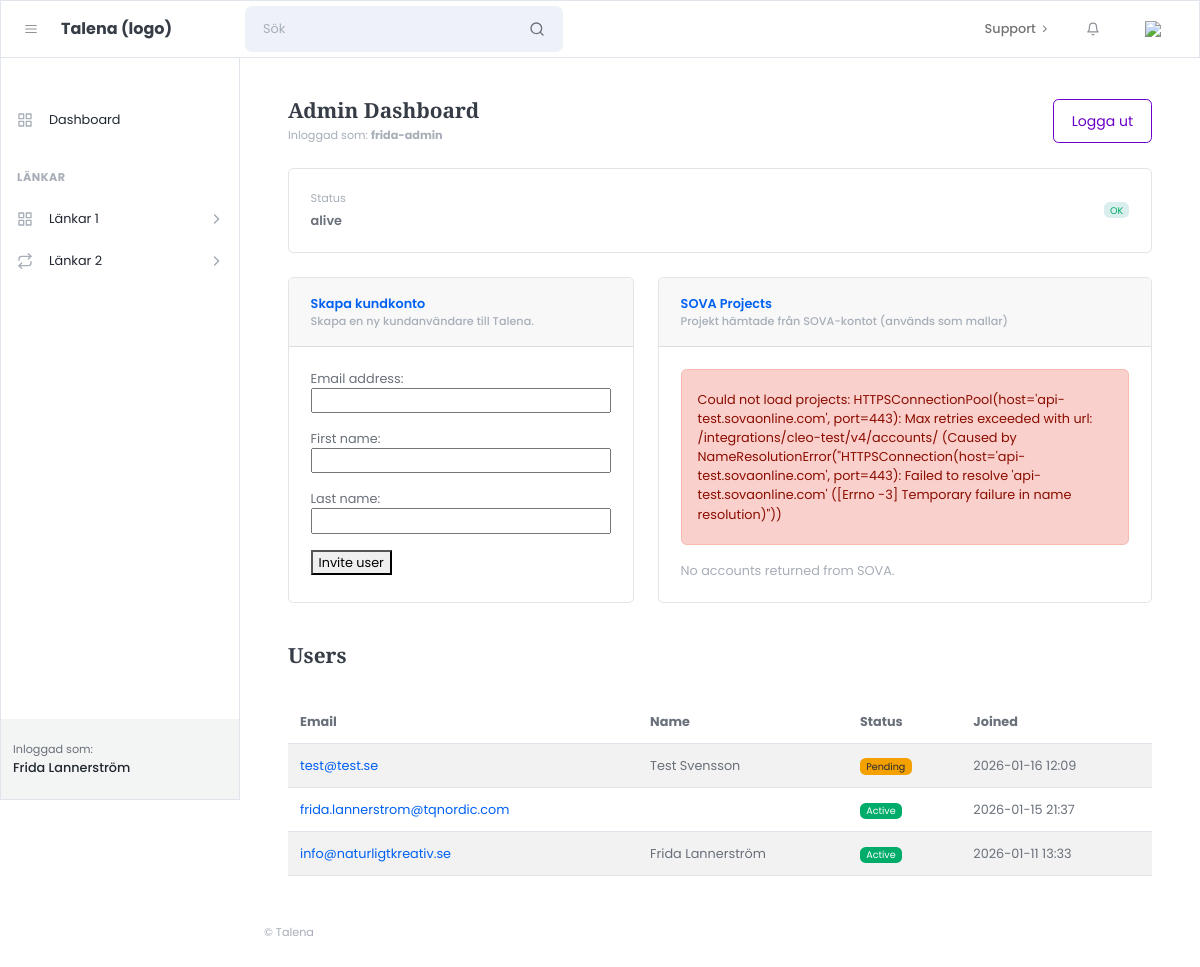
The page /admin-dashboard/ (signed in) on the database its author committed.
### apps/accounts/models.py (models this page shows)
class User(AbstractUser):
    class Role(models.TextChoices):
        ADMIN = "admin", "Admin"
        CUSTOMER = "customer", "Customer"
    role = models.CharField(
        max_length=20,
        choices=Role.choices,
        default=Role.CUSTOMER,
    )

### apps/core/views.py (the view)
# urls.py: path("admin-dashboard/", admin_dashboard, name="admin_dashboard"),
@login_required
def admin_dashboard(request):
    from django.contrib.auth import get_user_model
    User = get_user_model()
    if not is_admin(request.user):
        return HttpResponseForbidden("No access.")
    accounts = []
    error = None
    try:
        accounts = SovaClient().get_accounts_with_projects()
    except Exception as e:
        error = str(e)
    form = InviteUserForm()
    users = User.objects.exclude(is_superuser=True).order_by("-date_joined")
    return render(request, "admin/core/layouts/admin_dashboard.html", {
        "form": form,
        "accounts": accounts,
        "error": error,
        "users": users,
        "ping": "DASHBOARD VIEW HIT",
    })

### apps/accounts/forms.py (shortened to what this page needs)
class InviteUserForm(forms.ModelForm):
    class Meta:
        model = User
        fields = ["email", "first_name", "last_name"]  # justera efter dina fält

### apps/core/integrations/sova.py (called while the page is built)
    @property
    def base_url(self) -> str:
        return f"{self.env_base}/{self.base_path}/"

    def get_accounts(self) -> list[dict]:
        r = requests.get(self.base_url + "accounts/", auth=self.auth, timeout=25)
        r.raise_for_status()
        return (r.json() or {}).get("accounts", []) or []

    def get_accounts_with_projects(self) -> list[dict]:
        accounts = self.get_accounts()
        for a in accounts:
            code = (a.get("code") or "").strip()
            if code:
                a["projects"] = self.get_projects_for_account(code)
            else:
                a["projects"] = []
        return accounts

### apps/core/utils/auth.py (called while the page is built)
def is_admin(user) -> bool:
    return (
        getattr(user, "role", None) == "admin"
        or user.is_staff
        or user.is_superuser
    )

### templates/admin/core/layouts/admin_dashboard.html (shortened to what this page needs)
{% extends "admin/core/layouts/admin_base.html" %}
{% block content %}
<div class="container-xl px-4 mt-4">
  <div class="d-flex align-items-center justify-content-between mb-4">
    <div>
      <h1 class="h3 mb-1">Admin Dashboard</h1>
      <div class="small text-muted">
        Inloggad som: <strong>{{ request.user.get_username }}</strong>
      </div>
    </div>
    <form method="post" action="{% url 'accounts:logout' %}" class="ms-3">
      <button type="submit" class="btn btn-outline-secondary">
        Logga ut
      </button>
    </form>
  </div>
  <div class="card mb-4">
    <div class="card-body d-flex align-items-center justify-content-between">
      <div>
        <div class="small text-muted mb-1">Status</div>
        <div class="fw-semibold">alive</div>
      </div>
      <span class="badge bg-success-soft text-success">OK</span>
    </div>
  </div>
  <div class="row g-4">
    <div class="col-12 col-lg-5">
      <div class="card h-100">
        <div class="card-header">
          <div class="d-flex align-items-center justify-content-between">
            <div>
              <div class="fw-semibold">Skapa kundkonto</div>
              <div class="small text-muted">Skapa en ny kundanvändare till Talena.</div>
            </div>
          </div>
        </div>
        <div class="card-body">
          <form method="post" action="{% url 'accounts:invite_user' %}">
            {{ form.as_p }}
            <button type="submit">Invite user</button>
          </form>
        </div>
      </div>
    </div>
    <div class="col-12 col-lg-7">
      <div class="card h-100">
        <div class="card-header">
          <div class="d-flex align-items-center justify-content-between">
            <div>
              <div class="fw-semibold">SOVA Projects</div>
              <div class="small text-muted">Projekt hämtade från SOVA-kontot (används som mallar)</div>
            </div>
          </div>
        </div>
        <div class="card-body">
          {% if error %}
          <div class="alert alert-danger mb-3">
            Could not load projects: {{ error }}
          </div>
          {% endif %}
          {% for account in accounts %}
          <div class="card mb-4 border">
            <div class="card-header py-2 d-flex align-items-center justify-content-between">
              <div>
                <a class="fw-semibold text-decoration-none" href="#">
                  {{ account.name }}
                </a>
                <span class="text-muted small ms-1">({{ account.code }})</span>
              </div>
              <span class="badge bg-primary-soft text-primary">
                {{ account.projects|length }} projects
              </span>
            </div>
            <div class="table-responsive">
              <table class="table table-hover align-middle mb-0">
                <thead class="table-light">
                  <tr>
                    <th style="width: 90px;">ID</th>
                    <th style="width: 190px;">Code</th>
                    <th>Name</th>
                    <th style="width: 120px;">Status</th>
                  </tr>
                </thead>
                <tbody>
                  {% for p in account.projects %}
                  <tr role="button" onclick="window.location='{% url 'sova_project_detail' account.code p.code %}'">
                    <td class="text-muted">{{ p.id }}</td>
                    <td><span class="font-monospace">{{ p.code }}</span></td>
                    <td class="fw-semibold">{{ p.name }}</td>
                    <td>
                      {% if p.active %}
                      <span class="badge bg-success-soft text-success">Active</span>
                      {% else %}
                      <span class="badge bg-secondary-soft text-secondary">Inactive</span>
                      {% endif %}
                    </td>
                  </tr>
                  {% empty %}
                  <tr>
                    <td colspan="4" class="text-muted p-3">No projects found for this account.</td>
                  </tr>
                  {% endfor %}
                </tbody>
              </table>
            </div>
          </div>
          {% empty %}
          <div class="text-muted">No accounts returned from SOVA.</div>
          {% endfor %}
        </div>
      </div>
    </div>
    <h3 class="mt-5">Users</h3>
    <div class="table-responsive">
      <table class="table table-striped align-middle">
        <thead>
          <tr>
            <th>Email</th>
            <th>Name</th>
            <th>Status</th>
            <th>Joined</th>
          </tr>
        </thead>
        <tbody>
          {% for u in users %}
          <tr>
            <td>
              <a href="{% url 'accounts:admin_user_detail' u.pk %}">
                {{ u.email }}
              </a>
            </td>
            <td>{{ u.get_full_name }}</td>
            <td>
              {% if u.is_active %}
              <span class="badge bg-success">Active</span>
              {% else %}
              <span class="badge bg-warning text-dark">Pending</span>
              {% endif %}
            </td>
            <td>{{ u.date_joined|date:"Y-m-d H:i" }}</td>
          </tr>
          {% empty %}
          <tr>
            <td colspan="4">No users yet.</td>
          </tr>
          {% endfor %}
        </tbody>
      </table>
    </div>
  </div>
</div>
{% endblock %}

### templates/admin/core/partials/admin_sidebar.html (shortened to what this page needs)
<div id="layoutSidenav_nav">
                <nav class="sidenav sidenav-light border">
                    <div class="sidenav-menu">
                        <div class="nav accordion" id="accordionSidenav">
                            <div class="sidenav-menu-heading"></div>
                            <a class="nav-link" href="{% url 'admin_dashboard' %}">
                                <div class="nav-link-icon"><i data-feather="grid"></i></div>
                                Dashboard
                            </a>
                            <div class="sidenav-menu-heading">Länkar</div>
                            <a class="nav-link collapsed" href="javascript:void(0);" data-bs-toggle="collapse" data-bs-target="#collapsePages" aria-expanded="false" aria-controls="collapsePages">
                                <div class="nav-link-icon"><i data-feather="grid"></i></div>
                                Länkar 1
                                <div class="sidenav-collapse-arrow"><i class="fas fa-angle-down"></i></div>
                            </a>
                            <a class="nav-link collapsed" href="javascript:void(0);" data-bs-toggle="collapse" data-bs-target="#collapseFlows" aria-expanded="false" aria-controls="collapseFlows">
                                <div class="nav-link-icon"><i data-feather="repeat"></i></div>
                                Länkar 2
                                <div class="sidenav-collapse-arrow"><i class="fas fa-angle-down"></i></div>
                            </a>
                    </div>
                    </div>
                    <div class="sidenav-footer">
                        <div class="sidenav-footer-content">
                            <div class="sidenav-footer-subtitle">Inloggad som:</div>
                            <div class="sidenav-footer-title">{{ request.user.get_full_name }}</div>
                        </div>
                    </div>
                </nav>
            </div>

### templates/admin/core/layouts/admin_dashboard.html (style rules this page uses)
input[type="text"], input[type="email"], input[type="password"], select, textarea { width: 100%; }

### rows shown on the page
User: user.get_full_name "Frida Lannerström", user.get_username "frida-admin"
User: email "test@test.se", get_full_name "Test Svensson", is_active "Pending", date_joined "2026-01-16 12:09"
User: email "frida.lannerstrom@tqnordic.com", is_active "Active", date_joined "2026-01-15 21:37"
User: email "info@naturligtkreativ.se", get_full_name "Frida Lannerström", is_active "Active", date_joined "2026-01-11 13:33"
